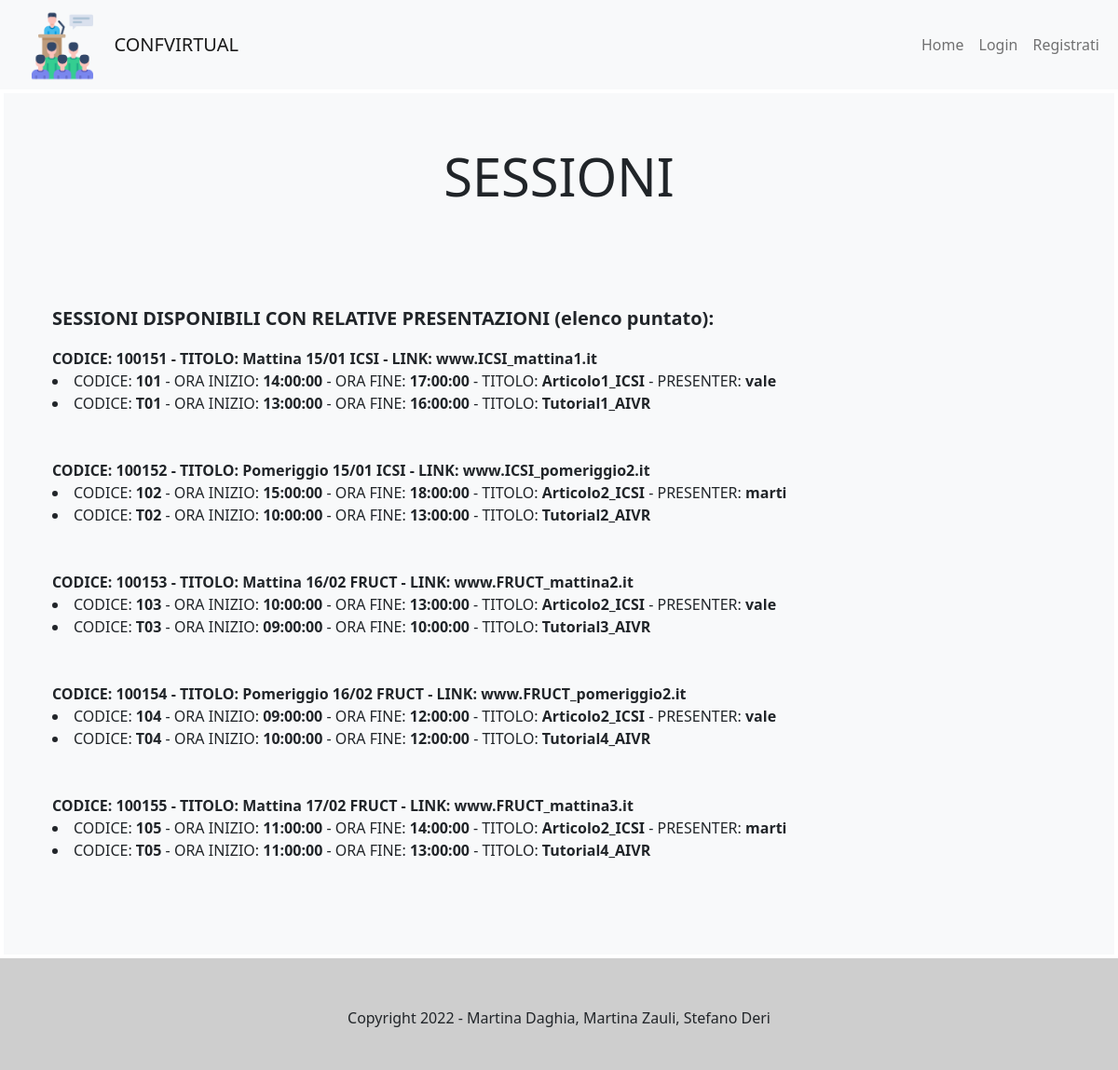
Screenshot of /PHP/model/modelSessioni.php with the database file from the repository.
### tables this page shows
CREATE TABLE SESSIONE (
	Codice VARCHAR(10) PRIMARY KEY,
    Titolo VARCHAR (100) NOT NULL,
    NumeroPresentazioni INT NOT NULL DEFAULT 0,
    OraInizio time(0) NOT NULL,
    OraFine time(0) NOT NULL,
    Link VARCHAR (200) NOT NULL,
    CodiceProgrammaGiornaliero VARCHAR (10),
    FOREIGN KEY (CodiceProgrammaGiornaliero) REFERENCES PROGRAMMAGIORNALIERO(Codice)
);

CREATE TABLE PRESENTAZIONEDIARTICOLI (
	Codice VARCHAR (10) PRIMARY KEY,
    OraInizio time(0) NOT NULL,
    OraFine time(0) NOT NULL,
    NumSequenza INT NOT NULL,
    Titolo VARCHAR (50),
    NumPagine INT,
    FilePresentazione INT,
    StatoSvolgimento VARCHAR (200),
    UsernameUtentePresenter VARCHAR (100),
    CodiceSessione VARCHAR(10) NOT NULL,
    FOREIGN KEY (UsernameUtentePresenter) REFERENCES PRESENTER(UsernameUtente),
    FOREIGN KEY (CodiceSessione) REFERENCES SESSIONE(Codice),
    FOREIGN KEY (FilePresentazione) REFERENCES FILEESTERNI(idFile)
);

CREATE TABLE TUTORIAL (
	Codice VARCHAR(10) PRIMARY KEY,
    OraInizio time(0) NOT NULL,
    OraFine time(0) NOT NULL,
    NumSequenza INT NOT NULL,
    Titolo VARCHAR (50),
    Abstract VARCHAR(500),
    CodiceSessione VARCHAR(10),
    FOREIGN KEY (CodiceSessione) REFERENCES SESSIONE(Codice) 
);

### PHP/database.php (called while the page is built, shortened)
<?php
    class DatabaseHelper{
        private $db;
        public function __construct($servername, $username, $password, $dbname, $port){
            $this->db = new mysqli($servername, $username, $password, $dbname, $port);
        }
        public function getSessioni(){
            $query="SELECT Codice, Titolo, Link FROM SESSIONE";
            $stmt=$this->db->prepare($query);
            $stmt->execute();
            $result=$stmt->get_result();
            return $result->fetch_all(MYSQLI_ASSOC);
        }
        public function getArticoli($codiceSessione){
            $query="SELECT PA.Codice, PA.OraInizio, PA.OraFine, PA.Titolo, UsernameUtentePresenter
                    FROM PRESENTAZIONEDIARTICOLI as PA JOIN SESSIONE as S ON PA.CodiceSessione=S.Codice WHERE PA.CodiceSessione=?";
            $stmt=$this->db->prepare($query);
            $stmt->bind_param('i', $codiceSessione);
            $stmt->execute();
            $result=$stmt->get_result();
            return $result->fetch_all(MYSQLI_ASSOC);
        }
        public function getTutorial($codiceSessione){
            $query="SELECT T.Codice, T.OraInizio, T.OraFine, T.Titolo FROM TUTORIAL as T
                    JOIN SESSIONE as S ON T.CodiceSessione=S.Codice WHERE T.CodiceSessione=?";
            $stmt=$this->db->prepare($query);
            $stmt->bind_param('i', $codiceSessione);
            $stmt->execute();
            $result=$stmt->get_result();
            return $result->fetch_all(MYSQLI_ASSOC);
        }
    }
?>

### PHP/connessione.php (called while the page is built, shortened)
<?php
    require_once("database.php");
    $dbh = new DatabaseHelper("localhost", "root", "", "CONFVIRTUAL", 8889);
?>

### PHP/model/modelSessioni.php (the view, shortened to what this page needs)
<?php
  require_once("../connessione.php");
include('layouts/header.php');
?>
<?php
  $sessioni = $dbh->getSessioni();
?>
<div class="position-relative overflow-hidden p-1 p-md-1 m-md-1 text-center bg-light">
  <div class="col-md-5 p-lg-5 mx-auto my-1">
    <h1 class="display-4 fw-normal">SESSIONI</h1>
  </div>
  <div class="m-5" style ="text-align: left">
  <b><p class="col-md fs-5">SESSIONI DISPONIBILI CON RELATIVE PRESENTAZIONI (elenco puntato): </p></b>
    <?php foreach($sessioni as $sessione): ?>
      <b><?php echo "CODICE: " .$sessione['Codice'] . " - TITOLO: " . $sessione['Titolo']  . " - LINK: " . $sessione['Link']  ;?> </b>
      <?php
      $articoli=$dbh->getArticoli($sessione['Codice']);
      $tutorial=$dbh->getTutorial($sessione['Codice']);
      if(count($articoli)>0){
        ?>
        <?php
        foreach($articoli as $articolo):
          echo "<li>";
          echo "CODICE: " ."<b>".$articolo['Codice'] ."</b>". " - ORA INIZIO: " ."<b>". $articolo['OraInizio']  ."</b>"
          . " - ORA FINE: " ."<b>". $articolo['OraFine']."</b>" . " - TITOLO: " ."<b>". $articolo['Titolo'] ."</b>"
          . " - PRESENTER: " ."<b>". $articolo['UsernameUtentePresenter'] ."</b>" ;
          echo "</li>";
        endforeach;
        ?>
        <?php
      }
      if(count($tutorial)>0){
        ?>
        <?php
        foreach($tutorial as $tut):
          echo "<li>";
          echo "CODICE: "."<b>" .$tut['Codice'] ."</b>". " - ORA INIZIO: "."<b>" . $tut['OraInizio']  ."</b>"
          . " - ORA FINE: " ."<b>". $tut['OraFine']."</b>" . " - TITOLO: "."<b>" . $tut['Titolo']."</b>";
          echo "</li>";
        endforeach;
        ?>
        <br><br>
        <?php
      }
       ?>
    <?php endforeach; ?>
  </div>
  </div>
<?php
include('layouts/footer.php');
?>

### rows the page displays
sessione: Codice "100151", Titolo "Mattina 15/01 ICSI", Link "www.ICSI_mattina1.it"
presentazionediarticoli: Codice "101", OraInizio "14:00:00", OraFine "17:00:00", Titolo "Articolo1_ICSI", UsernameUtentePresenter "vale"
tutorial: Codice "T01", OraInizio "13:00:00", OraFine "16:00:00", Titolo "Tutorial1_AIVR"
sessione: Codice "100152", Titolo "Pomeriggio 15/01 ICSI", Link "www.ICSI_pomeriggio2.it"
presentazionediarticoli: Codice "102", OraInizio "15:00:00", OraFine "18:00:00", Titolo "Articolo2_ICSI", UsernameUtentePresenter "marti"
tutorial: Codice "T02", OraInizio "10:00:00", OraFine "13:00:00", Titolo "Tutorial2_AIVR"
sessione: Codice "100153", Titolo "Mattina 16/02 FRUCT", Link "www.FRUCT_mattina2.it"
presentazionediarticoli: Codice "103", OraInizio "10:00:00", OraFine "13:00:00", Titolo "Articolo2_ICSI", UsernameUtentePresenter "vale"
tutorial: Codice "T03", OraInizio "09:00:00", OraFine "10:00:00", Titolo "Tutorial3_AIVR"
sessione: Codice "100154", Titolo "Pomeriggio 16/02 FRUCT", Link "www.FRUCT_pomeriggio2.it"
presentazionediarticoli: Codice "104", OraInizio "09:00:00", OraFine "12:00:00", Titolo "Articolo2_ICSI", UsernameUtentePresenter "vale"
tutorial: Codice "T04", OraInizio "10:00:00", OraFine "12:00:00", Titolo "Tutorial4_AIVR"
sessione: Codice "100155", Titolo "Mattina 17/02 FRUCT", Link "www.FRUCT_mattina3.it"
presentazionediarticoli: Codice "105", OraInizio "11:00:00", OraFine "14:00:00", Titolo "Articolo2_ICSI", UsernameUtentePresenter "marti"
tutorial: Codice "T05", OraInizio "11:00:00", OraFine "13:00:00", Titolo "Tutorial4_AIVR"
